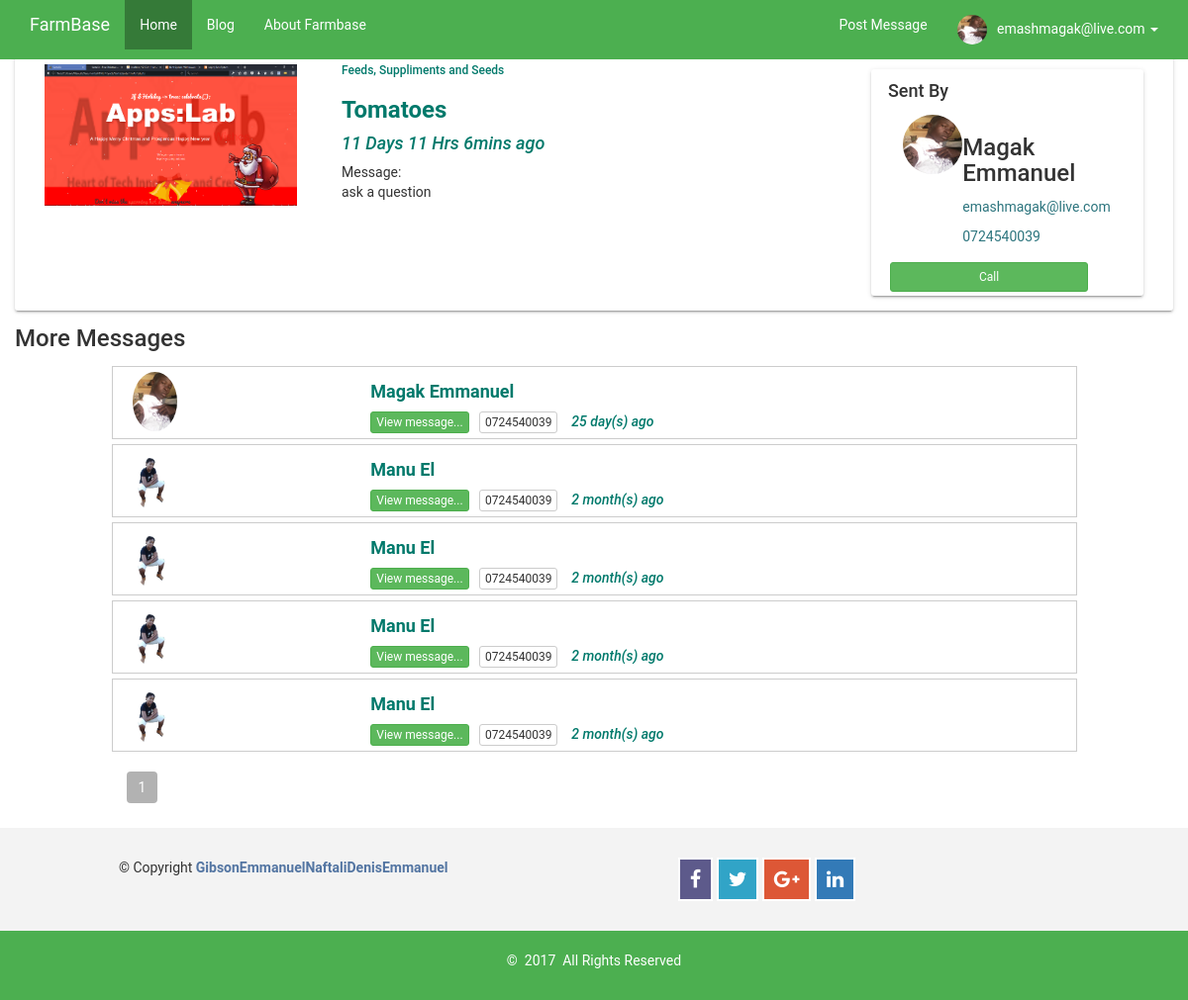
The page /consultant_inbox_view.php?message=5 (signed in) on the database its author committed.
### tables this page shows
CREATE TABLE `tbl_consultants` (
  `ID` int(11) NOT NULL,
  `name` varchar(100) NOT NULL,
  `email` varchar(100) NOT NULL,
  `phone` varchar(100) NOT NULL,
  `photo` varchar(100) NOT NULL,
  `pass` varchar(500) NOT NULL
);

CREATE TABLE `farmer_posts` (
  `ID` int(11) NOT NULL,
  `title` varchar(100) NOT NULL,
  `price` varchar(100) NOT NULL,
  `description` varchar(500) NOT NULL,
  `cartegory` varchar(100) NOT NULL,
  `phone` varchar(100) NOT NULL,
  `location` varchar(100) NOT NULL,
  `photo` varchar(100) NOT NULL,
  `email` varchar(100) NOT NULL,
  `userID` int(10) NOT NULL,
  `userpic` varchar(100) NOT NULL,
  `timer` timestamp NOT NULL DEFAULT CURRENT_TIMESTAMP ON UPDATE CURRENT_TIMESTAMP,
  `hidden` varchar(5) NOT NULL
);

CREATE TABLE `sent_messages_cons` (
  `ID` int(11) NOT NULL,
  `name` varchar(100) NOT NULL,
  `senderEmail` varchar(100) NOT NULL,
  `phone` varchar(100) NOT NULL,
  `message` longtext NOT NULL,
  `postID` varchar(100) NOT NULL,
  `receiverEmail` varchar(100) NOT NULL,
  `cartegory` varchar(100) NOT NULL,
  `status` varchar(10) NOT NULL,
  `timer` timestamp NOT NULL DEFAULT CURRENT_TIMESTAMP ON UPDATE CURRENT_TIMESTAMP
);

CREATE TABLE `tbl_farmers` (
  `ID` int(11) NOT NULL,
  `name` varchar(100) NOT NULL,
  `email` varchar(100) NOT NULL,
  `phone` varchar(100) NOT NULL,
  `photo` varchar(100) NOT NULL,
  `pass` varchar(500) NOT NULL,
  `hidden` varchar(5) NOT NULL
);

### consultants/class.consultant.php (called while the page is built, shortened)
<?php
class CONSULTANT
{
	private $conn;
	public function __construct()
	{
		$database = new Database();
		$db = $database->dbConnection();
		$this->conn = $db;
    }
	public function runQuery($sql)
	{
		$stmt = $this->conn->prepare($sql);
		return $stmt;
	}
	public function is_logged_in()
	{
		if(isset($_SESSION['consultantSession']))
		{
			return true;
		}
	}
}

### class.message_cons.php (the view, shortened to what this page needs)
<?php
class paginate
{
	function __construct()
	{
		$database = new Database();
		$db = $database->dbConnection();
		$this->conn = $db;
	}
	public function dataview($query)
	{
		$stmt = $this->conn->prepare($query);
		$stmt->execute();
		if($stmt->rowCount()>0)
		{
			while($row=$stmt->fetch(PDO::FETCH_ASSOC))
			{
				?>
			 <a href="consultant_inbox_view.php?message=<?php echo $row['ID']; ?>">
              <div class="col-md-10 col-md-offset-1  col-xs-12 col-sm-12 row-eq-height __card"  id="mauni">
                <div class="col-md-3 col-sm-3 col-xs-3">
               <?php
                            $stmt1 = $this->conn->prepare("SELECT * FROM tbl_consultants WHERE name=:email_id AND photo!=''");
                            $stmt1->execute(array(":email_id"=>$row['name']));
                            if ($stmt1->rowCount() > 0) {
                                $rower = $stmt1->fetch(PDO::FETCH_ASSOC);?>
                                <span class="photo"><img class=" img-circle" alt="avatar" src="consultants/consult_images/<?php echo $rower['photo']; ?>" height="60px"></span>
                       <?php     } else {
                            $stmt1 = $stmt1 = $this->conn->prepare("SELECT * FROM tbl_farmers WHERE name=:email_id AND photo!=''");
                            $stmt1->execute(array(":email_id"=>$row['name']));
                            if ($stmt1->rowCount() > 0) {
                                $rower = $stmt1->fetch(PDO::FETCH_ASSOC);?>
                                <span class="photo"><img class=" img-circle" alt="avatar" src="farmer_images/<?php echo $rower['photo']; ?>" height="60px"></span>
                      <?php } else { ?>
                                <span class="photo"><img class=" img-circle" alt="avatar" src="img/user.png" height="60px"></span>
                      <?php }
                        } ?>
               	</div>
                <div class="col-md-9 col-sm-9 col-xs-9">
	                <a href="consultant_inbox_view.php?message=<?php echo $row['ID']; ?>"><h4 class="itemed h4"><b><?php echo $row['name']; ?></b></h4></a>
					  <a href="consultant_inbox_view.php?message=<?php echo $row['ID']; ?>"><button class="btn btn-success btn-xs" type="submit" name="btn-more" value="<?php echo $row['ID']; ?>">View message...</button></a>&nbsp;&nbsp;
	                   <span  class="priced btn btn-default btn-xs"> <?php echo $row['phone']; ?></span>&nbsp;&nbsp;&nbsp;
	                    <span class="itemed h5 " style="font-style: italic;"><?php
	                    			$timed = $row['timer'];
								   $timestamp = strtotime($timed);
								   $strTime = array("second", "minute", "hour", "day", "month", "year");
								   $length = array("60","60","24","30","12","10");
								   $currentTime = time();
								   if($currentTime >= $timestamp) {
										$diff     = time()- $timestamp;
										for($i = 0; $diff >= $length[$i] && $i < count($length)-1; $i++) {
										$diff = $diff / $length[$i];
										}
										$diff = round($diff);
										echo $diff . " " . $strTime[$i] . "(s) ago ";
								   } ?></span>
               </div><br>
            </div>
            </a>
                <?php
			}
		}
		else
		{
			?>
            <tr>
            <td>Nothing here...</td>
            </tr>
            <?php
		}
	}
	public function paginglink($query,$records_per_page)
	{
		$self = $_SERVER['PHP_SELF'];
		$stmt = $this->conn->prepare($query);
		$stmt->execute();
		$total_no_of_records = $stmt->rowCount();
		if($total_no_of_records > 0)
		{
			?><tr><td colspan="3"><?php
			$total_no_of_pages=ceil($total_no_of_records/$records_per_page);
			$current_page=1;
			for($i=1;$i<=$total_no_of_pages;$i++)
			{
				if($i==$current_page)
				{
					echo "<li class='active'><a href='".$self."?page_no=".$i."'>".$i."</a></li>";
				}
				else
				{
					echo "<li><a  href='".$self."?page_no=".$i."'>".$i."</a>&nbsp;&nbsp;</li>";
				}
			}
			?></td></tr><?php
		}
	}
}

### consultant_inbox_view.php (shortened to what this page needs)
<?php
require_once 'consultants/class.consultant.php';
$farmer_home_post = new Database();
if($farmer_home_post->dbConnection())
	{
		include_once 'class.message_cons.php';
		$paginate = new paginate();
	}
	$admin_home = new CONSULTANT();
	if($admin_home->is_logged_in()){
	$stmt = $admin_home->runQuery("SELECT * FROM tbl_consultants WHERE email=:email_id");
	$stmt->execute(array(":email_id"=>$_SESSION['consultantSession']));
	$row = $stmt->fetch(PDO::FETCH_ASSOC);
}
?>
<?php
				        $messg = $_GET['message'];
							 $stmt = $admin_home->runQuery("SELECT * FROM sent_messages_cons WHERE ID=:email_id");
								$stmt->execute(array(":email_id"=> $messg));
								$message = $stmt->fetch(PDO::FETCH_ASSOC);
							?>
<!DOCTYPE html>
<html>
	<head>
		<link href="#SSS" rel="stylesheet" type="text/css" />
		 <link href="css/style.css" rel="stylesheet">
		<link href="css/bootstrap.min.css" rel="stylesheet" type="text/css" />
		 <link href="font/css/font-awesome.css" rel="stylesheet" />
	</head>
	<body>
	<section>
		<nav class="navbar navbar-default navbar-fixed-top">
      <div class="container">
        <div class="navbar-header">
          <a class="navbar-brand" href="index">FarmBase</a>
        </div>
        <div id="navbar" class="navbar-collapse collapse">
          <ul class="nav navbar-nav">
            <li class="active"><a href="index">Home</a></li>
            <li><a href="blog">Blog</a></li>
            <li><a href="about">About Farmbase</a></li>
          </ul>
          <ul class="nav navbar-nav navbar-right">
 <?php
if($admin_home->is_logged_in() ) {
 	?>
 	 <li><a href="consultants/home"><span class="glyphicon glyphicon"></span>&nbsp;Post Message</a></li>
	 <li class="dropdown">
              <a href="#" class="dropdown-toggle" data-toggle="dropdown" role="button" aria-haspopup="true" aria-expanded="false">
              	<?php
					if(isset($pic)){
						echo $pic;
					} else { ?>
					<img class="img-circle " src="consultants/consult_images/<?php echo $row['photo']; ?>"  style=" padding:0px;"  height=50px />
				<?php
				}?>
			  <span class=""></span>&nbsp; <?php echo $row['email']; ?>&nbsp;<span class="caret"></span></a>
            </li><?php } ?>
          </ul>
        </div>
      </div>
    </nav>
   	 <div class="col-lg-2 col-lg-offset-5">
		<br style="margin: 15px;">
	</div>
    <section>
    <div class="container" id="panel_post">
    		<div class='col-md-12 row-eq-height card'>
    			<div class="col-md-3 col-sm-3">
					                <?php
					        $stmt1 = $admin_home->runQuery("SELECT * FROM farmer_posts WHERE ID=:email_id");
                            $stmt1->execute(array(":email_id"=>$message['postID']));
                            $rowered = $stmt1->fetch(PDO::FETCH_ASSOC);
					                if ( $rowered['photo']==''){
					                 echo "";
					                }else {?>
					                	 <img  src="post_images/<?php echo $rowered['photo']; ?>" style="padding: 10px 0px;"  class="item_image img-responsive" />
							               <?php }
					                ?>
			               		</div>
			                <div class="col-md-9 col-sm-9 ">
			                	<div class="col-md-8 col-sm-8">
				                	<h6 class="itemed h6"><?php echo $rowered['cartegory']; ?></h6>
					                <h3 class="itemed h3"><b><?php echo $rowered['title']; ?></b></h3>
					                <h4 class="itemed h4" style="font-style: italic;"><?php
					                		$timestamp = $message['timer'];
					                		$passed = time() - strtotime($timestamp);
					                		$days = floor($passed / 86400);
					                		$passed %= 86400;
					                		$hours = floor($passed / 3600);
					                		$passed %= 3600;
					                		$minutes = floor($passed / 60);
					                		if ($days>=1) {
					                			echo $hours;
					                		?>&nbsp;Days&nbsp;<?php
					                		}
					                		if($hours>=1){
					                		echo $hours;
					                		?>&nbsp;Hrs&nbsp;<?php
					                			}
					              		 	echo $minutes; ?>mins ago</h4>
					               <span class="text">Message:<br><?php echo $message['message']; ?></span>
								</div>
								<div class="col-md-4 col-sm-4 card ">
			            			<div class="col-md-12" style="padding:2px;" >
			            				<h3 class="h4"> Sent By</h3>
			            			</div>
			            			<div class="col-md-12 " style="padding:2px;">
				            			<div class="col-md-3">
				     	 <?php
                            $stmt1 = $admin_home->runQuery("SELECT * FROM tbl_consultants WHERE name=:email_id AND photo!=''");
                            $stmt1->execute(array(":email_id"=>$message['name']));
                            if ($stmt1->rowCount() > 0) {
                                $rower = $stmt1->fetch(PDO::FETCH_ASSOC);?>
                                <span class="photo"><img class=" img-circle" alt="avatar" src="consultants/consult_images/<?php echo $rower['photo']; ?>" height="60px"></span>
                       <?php     } ?>
				            			</div>
				            			<div class="col-md-9">
				            			<h3 class="phoned h3"><?php echo $message['name']; ?></h3>
				            				<p class="phoned"><?php echo $message['senderEmail']; ?></p>
				            				<p class="phoned"><?php echo $message['phone']; ?></p>
				            			</div>
			            			</div>
			            			<div class="col-md-12" style="padding:2px;">
				            			<button href="tel:<?php echo $message['phone']; ?>" style="width: 200px; margin: 2px;" class="btn btn-sm btn-success" type="submit">Call</button><br>
			            			</div>
			            		</div>
			               </div>
			        </div>
                <h3 class="h3">More Messages</h3>
		                   <?php
		                   $namer = $row['name'];
		                    $query = "SELECT * FROM sent_messages_cons WHERE receiverEmail='$namer' ORDER BY ID DESC";
		                    $records_per_page=10;
		                    $newquery = $paginate->paging($query,$records_per_page);
		                    $paginate->dataview($newquery);
		                    ?>
		                  <div class="clearfix"></div>
		                 <div class=" col-md-10 col-xs-12 col-md-offset-1">
		                 	<ul class="pagination">
		                    <?php
		                    $paginate->paginglink($query,$records_per_page);
		                    ?>
		                    </ul>
		                 </div>
        </div>
    </section>
	<?php
	include 'footer.php';
	?>
	</body>
</html>

### css/style.css (style rules this page uses)
html , body { font-family: 'Roboto', sans-serif !important; }
.card { position: relative; box-sizing: border-box; background: #fff; border-radius: 3px; margin: 15px 0px; box-shadow: 0 2px 2px 0 rgba(0, 0, 0, 0.14), 0 3px 1px -2px rgba(0, 0, 0, 0.2), 0 1px 5px 0 rgba(0, 0, 0, 0.12); }
.navbar-fixed-top, #navbar, #myTab { background-color:#4CAF50 !important; border: none!important; }
.dropdown-toggle { background-color:#4CAF50 !important; }
ul .active a { background-color:rgba(0,0,0,0.3) !important; border: none!important; }
.nav li a, .navbar-brand { color: #fff!important; border: none!important; border-radius: 0px!important; }
.dropdown-toggle img { width: 30px!important; height: 30px!important; padding: 0px!important; }
#panel_post { width: 100%; margin-top: -20px!important; }
#mauni { padding: 5px; }
.itemed { color: #00796b!important; }
.phoned { padding: 0px; color: #2D757E; }
.container .row-eq-height .col-md-9 .col-md-4 .col-md-3 img { width: 60px; height: 60px; }
.__card { box-shadow: none !important; border:1px solid rgba(0,0,0,0.2); margin-top:5px; }
a { text-decoration: none; }
ul { list-style: none; }
.col-lg-2 { width: 100%!important; margin: 10px!important; }

### rows shown on the page
tbl_consultants: photo (picture), email "emashmagak@live.com"
farmer_posts: photo (picture), cartegory "Feeds, Suppliments and Seeds", title "Tomatoes"
sent_messages_cons: message "ask a question", name "Magak Emmanuel", senderEmail "emashmagak@live.com", phone "0724540039", tbl_consultants.photo (picture), $row['ID'] 5 (drawn), diff "25", i "day"
sent_messages_cons: tbl_farmers.photo (picture), name "Manu El", $row['ID'] 4 (drawn), phone "0724540039", diff "2", i "month"
sent_messages_cons: tbl_farmers.photo (picture), name "Manu El", $row['ID'] 3 (drawn), phone "0724540039", diff "2", i "month"
sent_messages_cons: tbl_farmers.photo (picture), name "Manu El", phone "0724540039", diff "2", i "month"
sent_messages_cons: tbl_farmers.photo (picture), name "Manu El", $row['ID'] 1 (drawn), phone "0724540039", diff "2", i "month"
